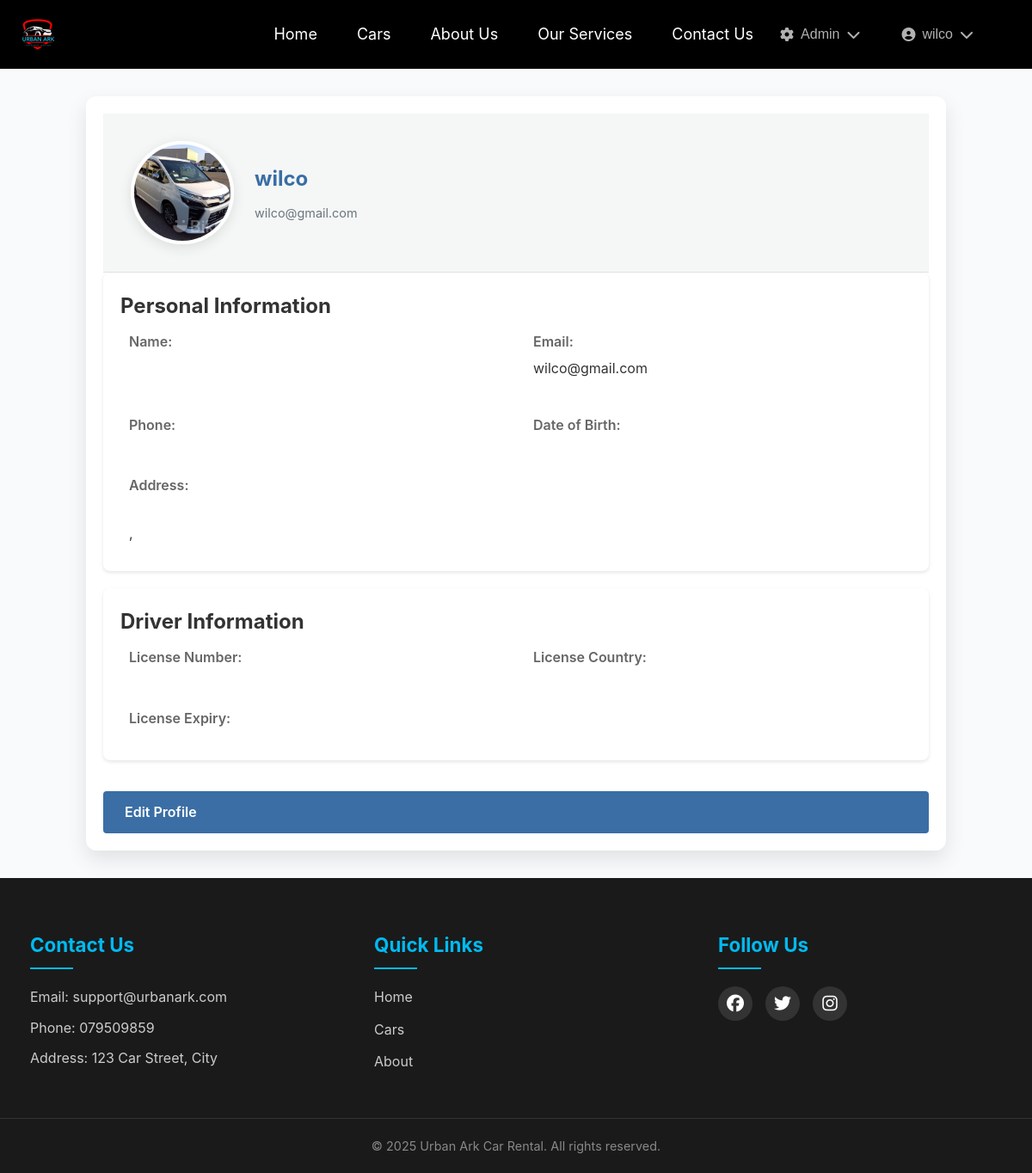
The app's page /users/profile/ (signed in) with its own data.
### users/models.py (models this page shows, shortened)
class CustomUser(AbstractUser):
    USER_TYPE_CHOICES = (
        ('customer', 'Customer'),
        ('admin', 'Admin'),
        ('staff', 'Staff')
    )
    GENDER_CHOICES = [
        ('male', 'Male'),
        ('female', 'Female'),
        ('other', 'Other')
    ]
    user_type = models.CharField(max_length=20, choices=USER_TYPE_CHOICES, default='customer')
    email = models.EmailField(_('email address'), unique=True)
    gender = models.CharField(max_length=10, choices=GENDER_CHOICES, blank=True, null=True)
    date_of_birth = models.DateField(_('date of birth'), null=True, blank=True)
    profile_picture = models.ImageField(upload_to='profile_pics/', null=True, blank=True)
    is_verified = models.BooleanField(default=False)
    phone_regex = RegexValidator(
        regex=r'^\+?1?\d{9,15}$',
        message="Phone number must be entered in the format: '+999999999'. Up to 15 digits allowed."
    )
    phone_number = models.CharField(validators=[phone_regex], max_length=17, blank=True)
    emergency_contact = models.CharField(max_length=100, blank=True)
    emergency_phone = models.CharField(validators=[phone_regex], max_length=17, blank=True)
    street_address = models.CharField(max_length=255, blank=True)
    city = models.CharField(max_length=100, blank=True)
    postal_code = models.CharField(max_length=10, blank=True)
    country = models.CharField(max_length=100, blank=True)
    license_number = models.CharField(max_length=50, blank=True)
    license_country = models.CharField(max_length=100, blank=True)
    license_expiry = models.DateField(null=True, blank=True)
    license_image = models.ImageField(upload_to='licenses/', null=True, blank=True)
    has_international_permit = models.BooleanField(default=False)
    international_permit_number = models.CharField(max_length=50, blank=True)
    international_permit_expiry = models.DateField(null=True, blank=True)
    USERNAME_FIELD = 'email'
    REQUIRED_FIELDS = ['username']
    class Meta:
        verbose_name = _('user')
        verbose_name_plural = _('users')

class UserProfile(models.Model):
    GENDER_CHOICES = [
        ('male', 'Male'),
        ('female', 'Female'),
        ('other', 'Other')
    ]
    user = models.OneToOneField(CustomUser, on_delete=models.CASCADE, related_name='profile')
    address = models.TextField(blank=True, null=True)
    gender = models.CharField(max_length=10, choices=GENDER_CHOICES, blank=True, null=True)
    date_of_birth = models.DateField(null=True, blank=True)
    driver_license_number = models.CharField(max_length=50, blank=True, null=True)
    profile_picture = models.ImageField(
        upload_to='profile_pics/',
        null=True,
        blank=True
    )
    driving_license = models.CharField(max_length=50, blank=True)
    license_expiry = models.DateField(null=True, blank=True)
    emergency_contact = models.CharField(max_length=100, blank=True)
    emergency_phone = models.CharField(max_length=15, blank=True)
    class Meta:
        verbose_name = _('user profile')
        verbose_name_plural = _('user profiles')

### users/views.py (the view)
# urls.py: path('profile/', views.profile_view, name='profile'),
@login_required
def profile_view(request):
    if request.method == 'POST':
        user_form = UserUpdateForm(request.POST, instance=request.user)
        profile_form = UserProfileForm(
            request.POST,
            request.FILES,
            instance=request.user.profile
        )
        if user_form.is_valid() and profile_form.is_valid():
            user_form.save()
            profile_form.save()
            messages.success(request, 'Your profile has been updated!')
            return redirect('profile')
    else:
        user_form = UserUpdateForm(instance=request.user)
        profile_form = UserProfileForm(instance=request.user.profile)
    return render(request, 'users/profile.html', {
        'user_form': user_form,
        'profile_form': profile_form
    })

### templates/users/profile.html (shortened to what this page needs)
{% extends 'base.html' %}
{% load static %}
{% block extra_css %}
<link rel="stylesheet" href="{% static 'css/profile.css' %}">
{% endblock %}
{% block content %}
<div class="profile-container">
    <div class="profile-header">
        <div class="profile-picture-wrapper">
            <div class="profile-picture">
                {% if user.profile.profile_picture %}
                    <img src="{{ user.profile.profile_picture.url }}" alt="{{ user.get_full_name|default:user.username }}'s Profile Picture">
                {% else %}
                    <i class="fas fa-user-circle default-profile-icon"></i>
                {% endif %}
            </div>
        </div>
        <div class="username-container">
            <h2 class="username">{{ user.get_full_name|default:user.username }}</h2>
            <p class="user-email">{{ user.email }}</p>
        </div>
    </div>
    <div class="profile-section">
        <h2>Personal Information</h2>
        <div class="info-grid">
            <div class="info-item">
                <label>Name:</label>
            </div>
            <div class="info-item">
                <label>Email:</label>
                <span>{{ user.email }}</span>
            </div>
            <div class="info-item">
                <label>Phone:</label>
            </div>
            <div class="info-item">
                <label>Date of Birth:</label>
            </div>
            <div class="info-item">
                <label>Address:</label>
                <span>{{ user.street_address }}<br>
                      {{ user.city }}, {{ user.postal_code }}<br>
                      {{ user.country }}</span>
            </div>
        </div>
    </div>
    <div class="profile-section">
        <h2>Driver Information</h2>
        <div class="info-grid">
            <div class="info-item">
                <label>License Number:</label>
            </div>
            <div class="info-item">
                <label>License Country:</label>
            </div>
            <div class="info-item">
                <label>License Expiry:</label>
            </div>
        </div>
    </div>
    <div class="profile-actions">
        <a href="{% url 'edit_profile' %}" class="btn btn-primary">Edit Profile</a>
    </div>
</div>
{% endblock %}

### templates/base.html (shortened to what this page needs)
<html lang="en">
<head>
    {% load static %}
    <link rel="stylesheet" href="{% static 'css/style.css' %}">
    <link rel="stylesheet" href="{% static 'css/home.css' %}">
    <link rel="stylesheet" href="{% static 'css/about.css' %}">
    <link rel="stylesheet" href="{% static 'css/contact.css' %}">
    <link rel="stylesheet" href="https://cdnjs.cloudflare.com/ajax/libs/font-awesome/6.7.2/css/all.min.css">
    {% block extra_css %}{% endblock %}
</head>
<body>
    <header class="header">
        <div class="logo-container">
            <a href="{% url 'home' %}">
                <img src="{% static 'img/logo.png' %}" alt="Urban Ark Logo" class="logo">
            </a>
        </div>
        <nav class="navbar">
            <div class="nav-links">
                <a href="{% url 'home' %}" class="{% if request.resolver_match.url_name == 'home' %}active{% endif %}">Home</a>
                <a href="{% url 'car_list' %}" class="{% if request.resolver_match.url_name == 'car_list' %}active{% endif %}">Cars</a>
                <a href="{% url 'about' %}" class="{% if request.resolver_match.url_name == 'about' %}active{% endif %}">About Us</a>
                <a href="{% url 'services' %}" class="{% if request.resolver_match.url_name == 'services' %}active{% endif %}">Our Services</a>
                <a href="{% url 'contact' %}" class="{% if request.resolver_match.url_name == 'contact' %}active{% endif %}">Contact Us</a>
            </div>
            {% if user.is_authenticated %}
            <div class="nav-right">
                {% if user.is_staff %}
                <div class="dropdown">
                    <button class="dropbtn">
                        <i class="fas fa-cog"></i> Admin
                        <i class="fas fa-chevron-down"></i>
                    </button>
                </div>
                {% endif %}
                <div class="dropdown">
                    <button class="dropbtn user-menu-btn">
                        {% if user.profile_picture %}
                            <img src="{{ user.profile_picture.url }}" alt="Profile" class="profile-pic">
                        {% else %}
                            <i class="fas fa-user-circle"></i>
                        {% endif %}
                        {{ user.get_full_name|default:user.username }}
                        <i class="fas fa-chevron-down"></i>
                    </button>
                </div>
            </div>
            {% else %}
            <div class="nav-right">
                <a href="{% url 'login' %}" class="login-btn">Login</a>
                <a href="{% url 'register' %}" class="register-btn">Register</a>
            </div>
            {% endif %}
        </nav>
    </header>
    <div class="content">
        {% block content %}
        {% endblock %}
    </div>
    <footer class="site-footer">
        <div class="footer-content">
            <div class="footer-section">
                <h3>Contact Us</h3>
                <p>Email: support@urbanark.com</p>
                <p>Phone: 079509859</p>
                <p>Address: 123 Car Street, City</p>
            </div>
            <div class="footer-section">
                <h3>Quick Links</h3>
                <ul>
                    <li><a href="{% url 'home' %}">Home</a></li>
                    <li><a href="{% url 'car_list' %}">Cars</a></li>
                    <li><a href="{% url 'about' %}">About</a></li>
                </ul>
            </div>
            <div class="footer-section">
                <h3>Follow Us</h3>
                <div class="social-links">
                    <a href="#"><i class="fab fa-facebook"></i></a>
                    <a href="#"><i class="fab fa-twitter"></i></a>
                    <a href="#"><i class="fab fa-instagram"></i></a>
                </div>
            </div>
        </div>
        <div class="footer-bottom">
            <p>&copy; <span id="year"></span> Urban Ark Car Rental. All rights reserved.</p>
        </div>
    </footer>
</body>
</html>

### static/css/style.css (style rules this page uses)
.header { background: black; padding: 15px 20px; display: flex; justify-content: space-between; align-items: center; position: fixed; top: 0; left: 0; width: 100%; z-index: 100; box-sizing: border-box; }
.logo-container img { height: 50px; width: auto; }
.navbar { display: flex; justify-content: space-between; align-items: center; padding: 0 2rem; }
.nav-links { display: flex; align-items: center; gap: 1rem; }
.nav-right { display: flex; align-items: center; gap: 1rem; }
.navbar a { color: white; text-decoration: none; margin: 0 15px; font-size: 18px; transition: color 0.3s ease; position: relative; }
.navbar a::after { content: ''; position: absolute; width: 0; height: 2px; background: #00baf0; left: 0; bottom: -5px; transition: width 0.3s ease; }
.dropdown { position: relative; display: inline-block; }
.dropbtn { background: transparent; color: #b3b0b0; padding: 0.5rem 1rem; border: none; cursor: pointer; display: flex; align-items: center; gap: 0.5rem; font-size: 1rem; }
.user-menu-btn { display: flex; align-items: center; gap: 0.5rem; }
.site-footer { background: #1a1a1a; color: #fff; padding: 60px 0 20px; margin-top: auto; }
.footer-content { max-width: 1200px; margin: 0 auto; display: grid; grid-template-columns: repeat(auto-fit, minmax(250px, 1fr)); gap: 40px; padding: 0 20px; }
.footer-section { padding: 0 15px; }
.footer-section h3 { color: #00baf0; font-size: 1.4rem; margin-bottom: 20px; position: relative; padding-bottom: 10px; }
.footer-section h3::after { content: ''; position: absolute; left: 0; bottom: 0; width: 50px; height: 2px; background: #00baf0; }
.footer-section p { margin: 10px 0; color: #ccc; line-height: 1.6; }
.footer-section ul { list-style: none; padding: 0; }
.footer-section ul li { margin-bottom: 12px; }
.footer-section a { color: #ccc; text-decoration: none; transition: color 0.3s ease, padding-left 0.3s ease; display: inline-block; }
.social-links { display: flex; gap: 15px; margin-top: 20px; }
.social-links a { background: #333; width: 40px; height: 40px; border-radius: 50%; display: flex; align-items: center; justify-content: center; transition: transform 0.3s ease, background-color 0.3s ease; }
.social-links a i { font-size: 20px; color: #fff; }
.footer-bottom { text-align: center; margin-top: 40px; padding-top: 20px; border-top: 1px solid #333; }
.footer-bottom p { color: #888; font-size: 0.9rem; }
body { min-height: 100vh; display: flex; flex-direction: column; }
.content { flex: 1; padding-top: 80px; }
.content { padding-top: 80px; }

### static/css/home.css (style rules this page uses)
* { box-sizing: border-box; margin: 0; padding: 0; }
body { font-family: 'Poppins', sans-serif; color: #333; line-height: 1.6; background-color: #f9f9f9; }
.btn { display: inline-block; text-decoration: none; padding: 0.8rem 1.5rem; border-radius: 5px; font-weight: 500; transition: all 0.3s ease; text-align: center; }
.btn-primary { background-color: #2c3e50; color: white; border: none; width: 100%; margin-top: 1rem; }

### static/css/about.css (style rules this page uses)
:root { --primary-color: #1e3a8a; --secondary-color: #3b82f6; --accent-color: #f59e0b; --light-gray: #f3f4f6; --dark-gray: #4b5563; --white: #ffffff; --shadow: 0 4px 6px rgba(0, 0, 0, 0.1); --transition: all 0.3s ease; }
body { color: #333; font-family: 'Roboto', Arial, sans-serif; line-height: 1.6; }

### static/css/contact.css (style rules this page uses)
:root { --primary-color: #1e3a8a; --secondary-color: #3b82f6; --accent-color: #f59e0b; --light-gray: #f3f4f6; --dark-gray: #4b5563; --white: #ffffff; --shadow: 0 4px 6px rgba(0, 0, 0, 0.1); --transition: all 0.3s ease; }
.btn-primary { background-color: var(--primary-color); color: var(--white); padding: 12px 25px; border: none; border-radius: 4px; font-size: 1rem; font-weight: 600; cursor: pointer; transition: var(--transition); display: inline-flex; align-items: center; gap: 8px; }

### records on screen
CustomUser: get_full_name "wilco", profile.profile_picture (picture), email "wilco@gmail.com"
